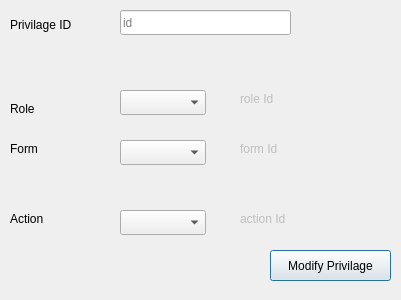
<?xml version="1.0" encoding="UTF-8"?>
<ui version="4.0">
 <class>Priv</class>
 <widget class="QDialog" name="Priv">
  <property name="geometry">
   <rect>
    <x>0</x>
    <y>0</y>
    <width>401</width>
    <height>300</height>
   </rect>
  </property>
  <property name="windowTitle">
   <string>Priv</string>
  </property>
  <widget class="QLabel" name="LB_roleId">
   <property name="enabled">
    <bool>false</bool>
   </property>
   <property name="geometry">
    <rect>
     <x>240</x>
     <y>90</y>
     <width>151</width>
     <height>17</height>
    </rect>
   </property>
   <property name="frameShape">
    <enum>QFrame::NoFrame</enum>
   </property>
   <property name="text">
    <string>role Id</string>
   </property>
  </widget>
  <widget class="QComboBox" name="CMB_roleName">
   <property name="geometry">
    <rect>
     <x>120</x>
     <y>90</y>
     <width>86</width>
     <height>25</height>
    </rect>
   </property>
  </widget>
  <widget class="QLabel" name="LB_formId">
   <property name="enabled">
    <bool>false</bool>
   </property>
   <property name="geometry">
    <rect>
     <x>240</x>
     <y>140</y>
     <width>141</width>
     <height>17</height>
    </rect>
   </property>
   <property name="frameShape">
    <enum>QFrame::NoFrame</enum>
   </property>
   <property name="text">
    <string>form Id</string>
   </property>
  </widget>
  <widget class="QLabel" name="label_2">
   <property name="geometry">
    <rect>
     <x>10</x>
     <y>140</y>
     <width>67</width>
     <height>17</height>
    </rect>
   </property>
   <property name="text">
    <string>Form</string>
   </property>
  </widget>
  <widget class="QComboBox" name="CMB_formName">
   <property name="geometry">
    <rect>
     <x>120</x>
     <y>140</y>
     <width>86</width>
     <height>25</height>
    </rect>
   </property>
  </widget>
  <widget class="QLabel" name="label_3">
   <property name="geometry">
    <rect>
     <x>10</x>
     <y>210</y>
     <width>67</width>
     <height>17</height>
    </rect>
   </property>
   <property name="text">
    <string>Action </string>
   </property>
  </widget>
  <widget class="QLabel" name="User">
   <property name="geometry">
    <rect>
     <x>10</x>
     <y>100</y>
     <width>67</width>
     <height>17</height>
    </rect>
   </property>
   <property name="text">
    <string>Role</string>
   </property>
  </widget>
  <widget class="QComboBox" name="CMB_actionName">
   <property name="geometry">
    <rect>
     <x>120</x>
     <y>210</y>
     <width>86</width>
     <height>25</height>
    </rect>
   </property>
  </widget>
  <widget class="QPushButton" name="BTN_modifyPrivilage">
   <property name="geometry">
    <rect>
     <x>270</x>
     <y>250</y>
     <width>121</width>
     <height>31</height>
    </rect>
   </property>
   <property name="text">
    <string>Modify Privilage</string>
   </property>
  </widget>
  <widget class="QLabel" name="LB_actionId">
   <property name="enabled">
    <bool>false</bool>
   </property>
   <property name="geometry">
    <rect>
     <x>240</x>
     <y>210</y>
     <width>141</width>
     <height>17</height>
    </rect>
   </property>
   <property name="frameShape">
    <enum>QFrame::NoFrame</enum>
   </property>
   <property name="text">
    <string>action Id</string>
   </property>
  </widget>
  <widget class="QLineEdit" name="LE_id">
   <property name="geometry">
    <rect>
     <x>120</x>
     <y>10</y>
     <width>171</width>
     <height>25</height>
    </rect>
   </property>
   <property name="placeholderText">
    <string>id</string>
   </property>
  </widget>
  <widget class="QLabel" name="label_9">
   <property name="geometry">
    <rect>
     <x>10</x>
     <y>10</y>
     <width>99</width>
     <height>29</height>
    </rect>
   </property>
   <property name="text">
    <string>Privilage ID</string>
   </property>
  </widget>
 </widget>
 <resources/>
 <connections/>
</ui>
